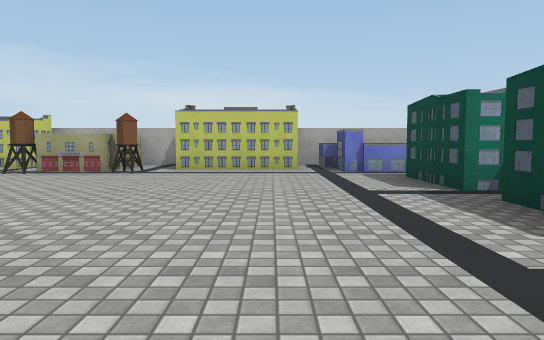
View 1 (above)

24 first-person views from a walk through a 3-D level made in the Unity game engine. The camera is 1.2 m above the floor, tilts 4° down and sees 70° across. The floor is counted in squares, 2 m on a side. Each view is taken from the middle of a square. On the plan, view 1 faces up. The plan holds only what a view shows up to about 11 squares ahead; the rest is blank. Some surface patterns are stand-ins.

View 2
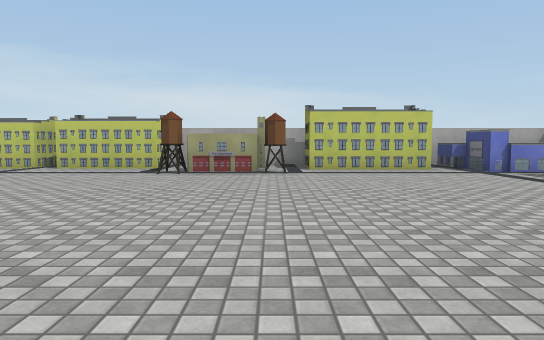

View 3
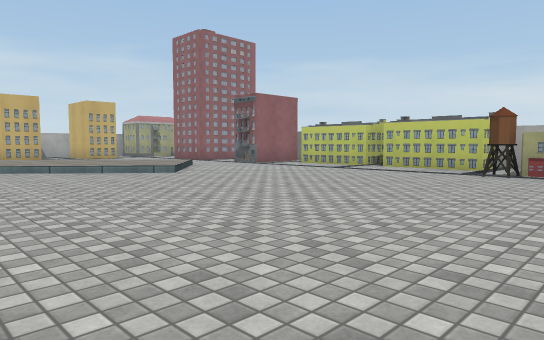

View 4
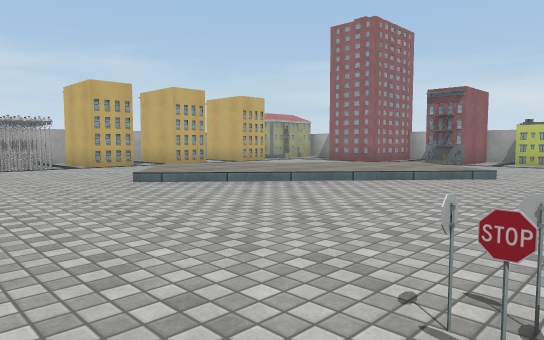

View 5
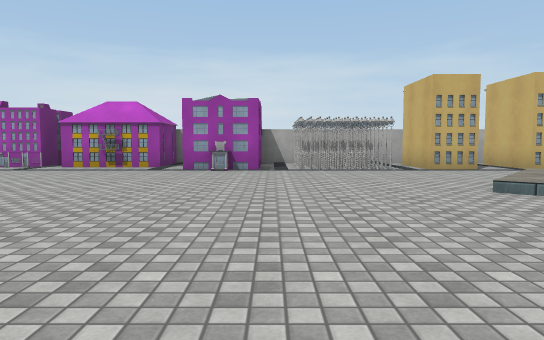

View 6
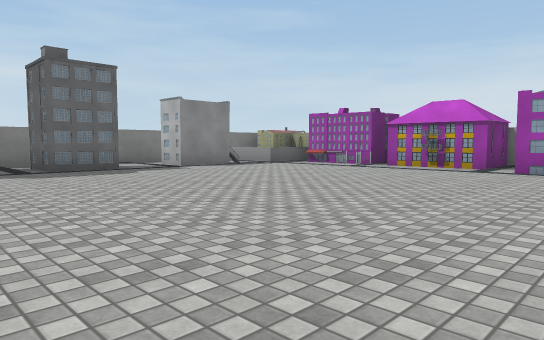

View 7
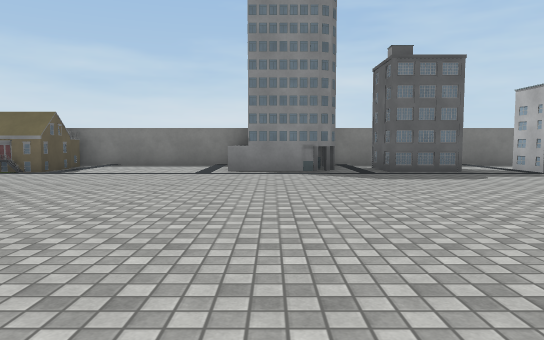

View 8
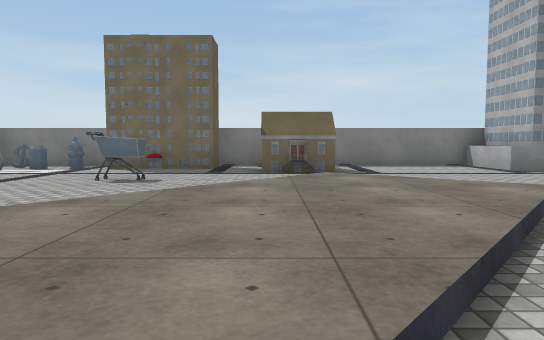

View 9
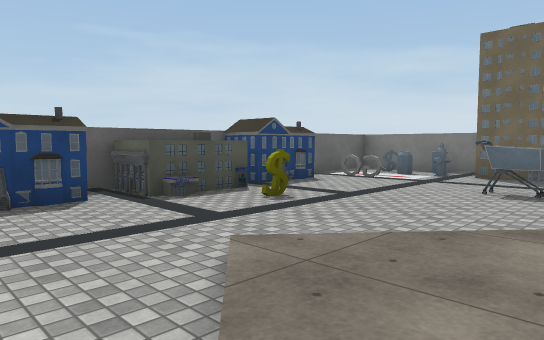

View 10
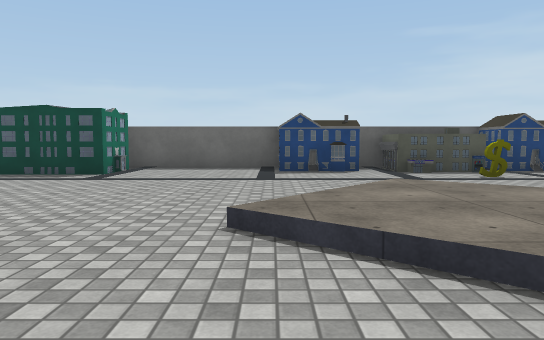

View 11
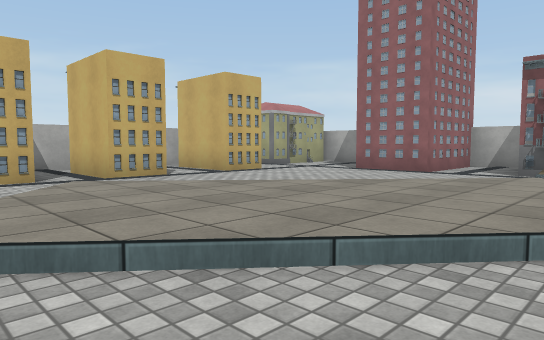

View 12
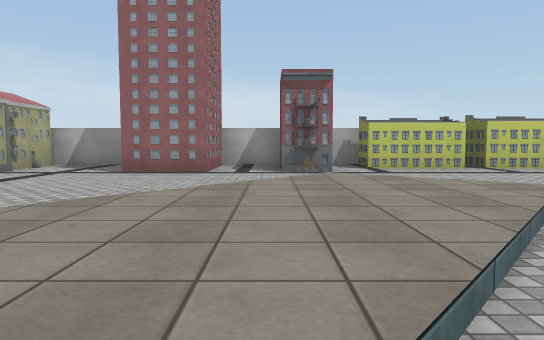

View 13
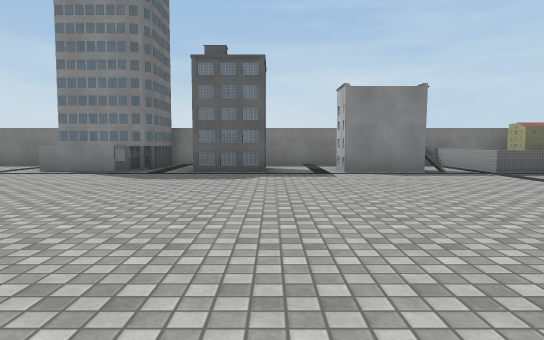

View 14
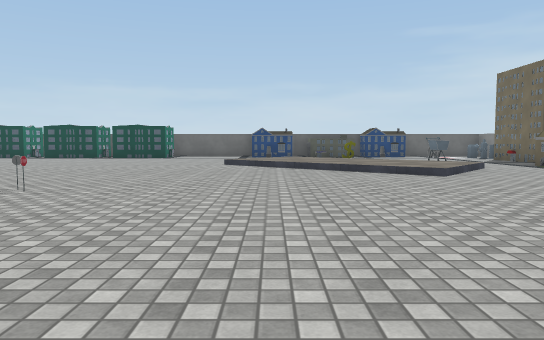

View 15
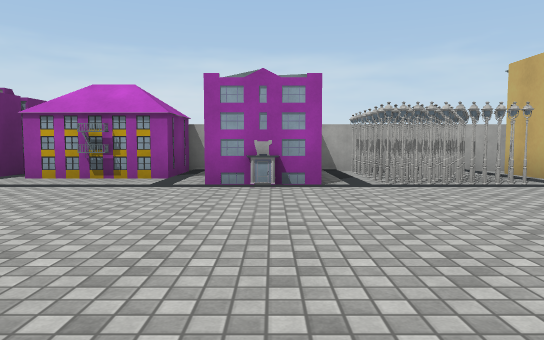

View 16
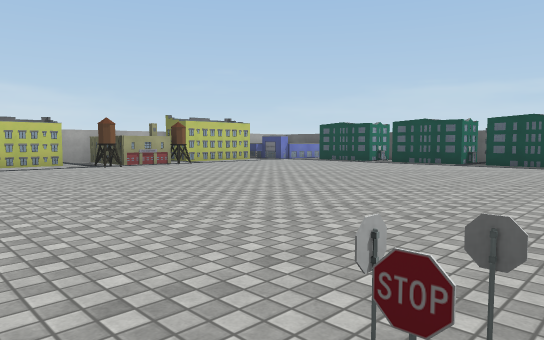

View 17
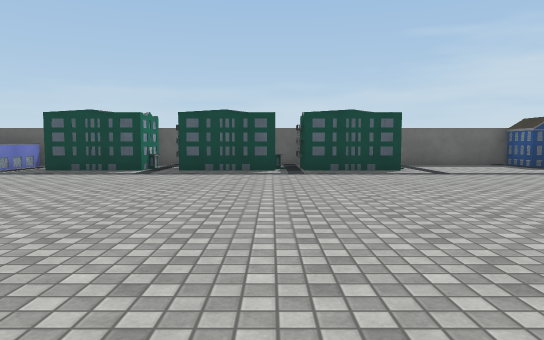

View 18
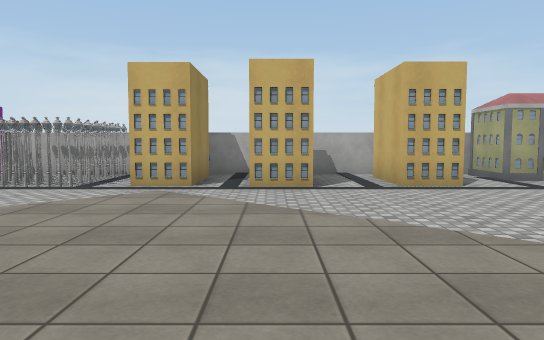

View 19
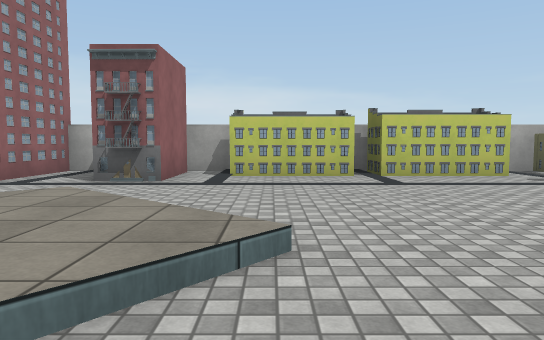

View 20
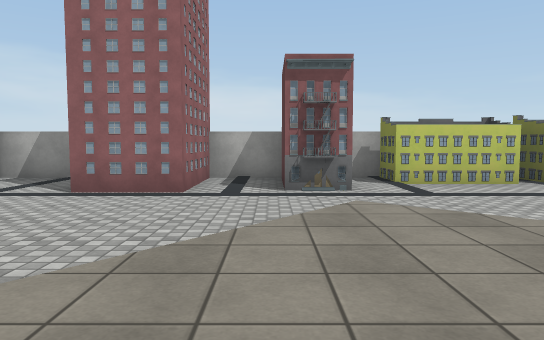

View 21
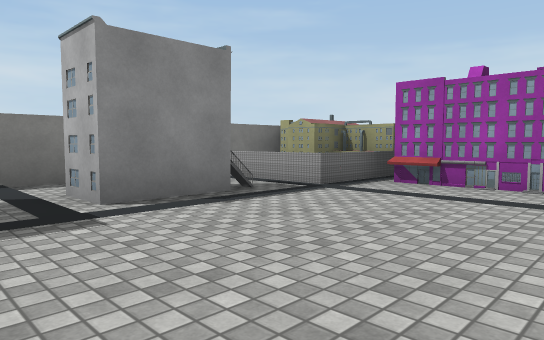

View 22
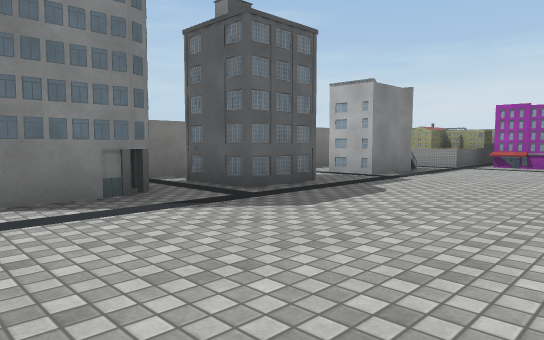

View 23
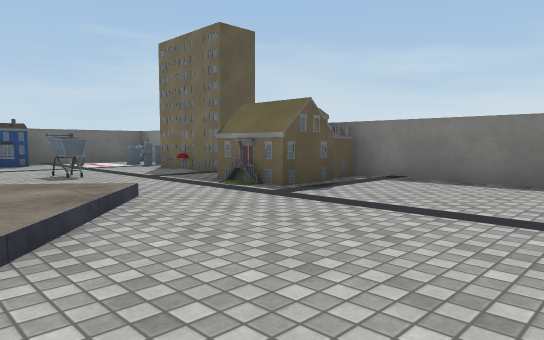

View 24
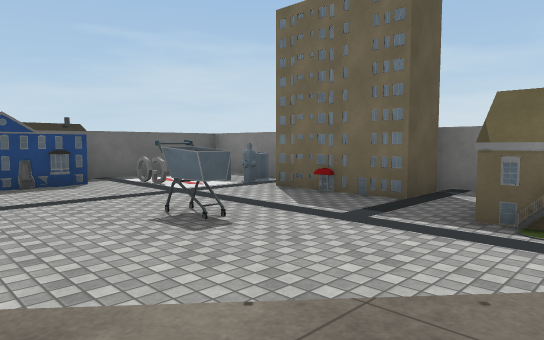

### Floor plan
Key: @ floor where view 1 was taken; # wall or solid block; x gap in a wall; . main floor; : floor 0.25 m higher than the main floor; / step, stairs or slope; T tank; B building; S streetlight; I sign; C cart; H hydrant; O other object.
Columns run from 21 left of view 1 to 5 right of it. Each row starts with its distance up from view 1.
 11   ### #####          #####
 10   #..B#..#.OOOOO#O##O#.
  9  ##..B#..#.OOOOOO OOOO.OO#
  8  #O..##..B......TOT....OO#
  7   ......................B
  6 #B #...../..............B
  5 #......./:/.............B
  4 #....../:::/............B
  3 #.B#../:::/.............B
  2 #..../:::/..............B.#
  1 #B##../:/...............B #
  0 #......//............@..B #
 -1 ##SS....................B.#
 -2  SSS.........I............#
 -3 #.........................#
 -4  B #..............//......#
 -5  ###............../:/...OO#
 -6  #B............../:::/....#
 -7  ##............./:::/...OO
 -8   #............/:::/...IOO
 -9  ##............./:/......#
-10  ##............../..CC..OO
-11  #O.....................O.#
-12  OO..O#..#.......BB....O..#
-13  OOO....B#.BBB...BB.#BHHI.#
-14  ###.......BB#....x.  ....#
-15    ########  ##############

Positions as (right, up) in squares from view 1, and headings:
1: (0, 0), facing up
2: (-3, 0), facing up
3: (-3, 0), facing up-left
4: (-8, -3), facing up-left
5: (-9, -3), facing left
6: (-9, -3), facing down-left
7: (-9, -4), facing down
8: (-3, -4), facing down
9: (-2, -4), facing down-right
10: (-5, -4), facing right
11: (-11, 0), facing up-left
12: (-13, 0), facing up
13: (-13, -4), facing down
14: (-13, -5), facing right
15: (-12, -4), facing left
16: (-9, -2), facing up-right
17: (-6, 2), facing right
18: (-11, 3), facing left
19: (-10, 2), facing up
20: (-13, 2), facing up
21: (-13, -8), facing down-left
22: (-8, -8), facing down-left
23: (-8, -8), facing down-right
24: (-4, -8), facing down-right
